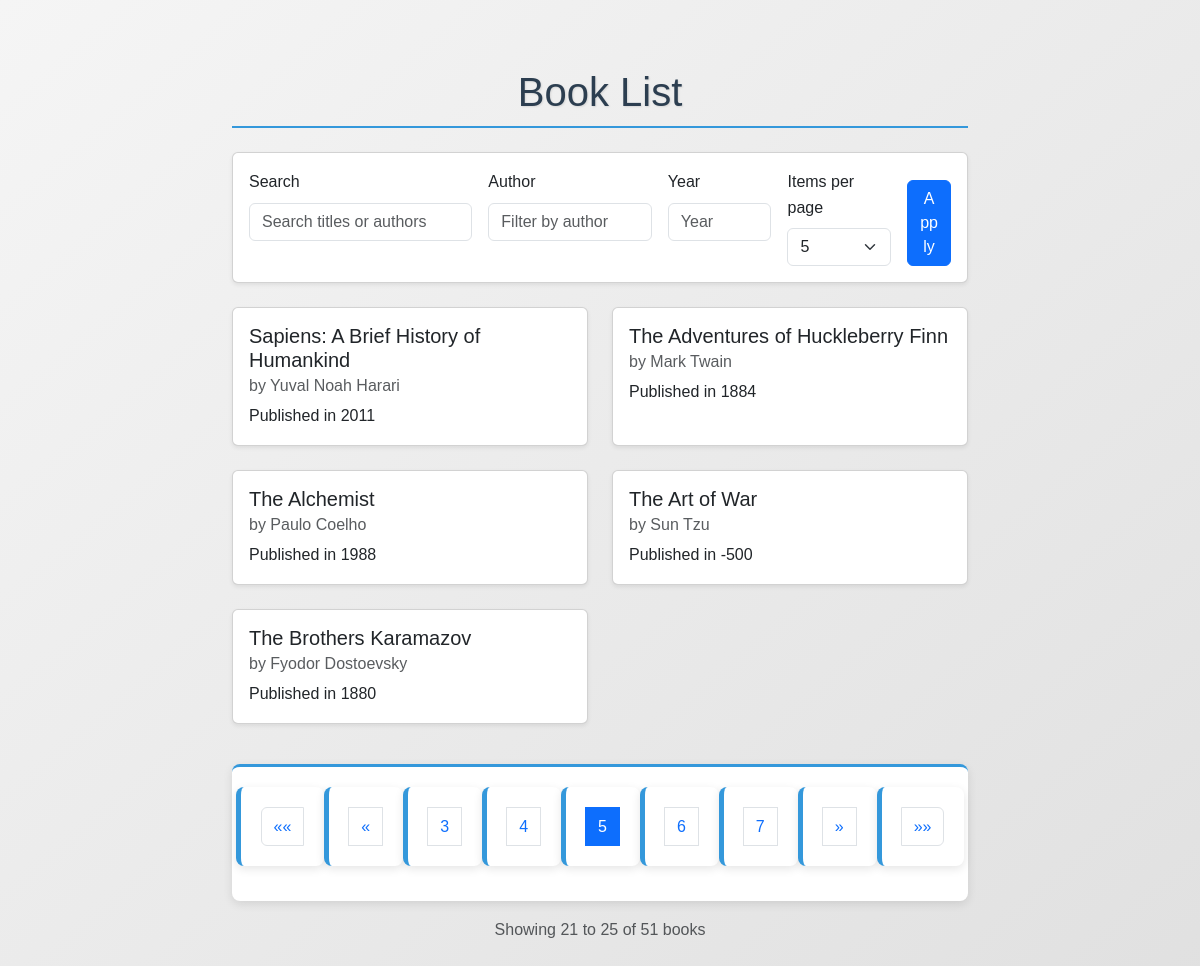
The page /books/?page=5&search=&author=&year=&per_page=5 on the database its author committed.
### books/models.py (models this page shows, shortened)
class Book(models.Model):
    title = models.CharField(max_length=200)
    author = models.CharField(max_length=100)
    published_year = models.IntegerField()

### books/views.py (the view)
# urls.py: path('books/', book_list, name='book_list'),
def book_list(request):
    search_query = request.GET.get('search', '')
    author_filter = request.GET.get('author', '')
    year_filter = request.GET.get('year', '')
    per_page = request.GET.get('per_page', 5)
    try:
        per_page = int(per_page)
    except ValueError:
        per_page = 5
    books = Book.objects.all().order_by('title')
    if search_query:
        books = books.filter(
            Q(title__icontains=search_query) |
            Q(author__icontains=search_query)
        )
    if author_filter:
        books = books.filter(author__icontains=author_filter)
    if year_filter:
        try:
            year = int(year_filter)
            books = books.filter(published_year=year)
        except ValueError:
            pass
    paginator = Paginator(books, per_page)
    page_number = request.GET.get('page')
    page_obj = paginator.get_page(page_number)
    context = {
        'page_obj': page_obj,
        'search_query': search_query,
        'author_filter': author_filter,
        'year_filter': year_filter,
        'per_page': per_page,
        'per_page_options': [5, 10, 20, 50],
    }
    return render(request, 'books/book_list.html', context)

### books/templates/books/book_list.html (shortened to what this page needs)
<!DOCTYPE html>
<html lang="en">
<head>
    {% load static %}
    <link href="https://cdn.jsdelivr.net/npm/bootstrap@5.3.0-alpha1/dist/css/bootstrap.min.css" rel="stylesheet">
    <link rel="stylesheet" href="{% static 'css/styles.css' %}">
</head>
<body class="bg-light">
    <div class="container py-5">
        <h1 class="text-center mb-4">Book List</h1>
        <div class="card mb-4 shadow-sm">
            <div class="card-body">
                <form method="get" class="row g-3">
                    <div class="col-md-4">
                        <label for="search" class="form-label">Search</label>
                        <input type="text" class="form-control" id="search" name="search"
                               value="{{ search_query }}" placeholder="Search titles or authors">
                    </div>
                    <div class="col-md-3">
                        <label for="author" class="form-label">Author</label>
                        <input type="text" class="form-control" id="author" name="author"
                               value="{{ author_filter }}" placeholder="Filter by author">
                    </div>
                    <div class="col-md-2">
                        <label for="year" class="form-label">Year</label>
                        <input type="number" class="form-control" id="year" name="year"
                               value="{{ year_filter }}" placeholder="Year">
                    </div>
                    <div class="col-md-2">
                        <label for="per_page" class="form-label">Items per page</label>
                        <select class="form-select" id="per_page" name="per_page">
                            {% for option in per_page_options %}
                                <option value="{{ option }}" {% if per_page == option %}selected{% endif %}>
                                    {{ option }}
                                </option>
                            {% endfor %}
                        </select>
                    </div>
                    <div class="col-md-1 d-flex align-items-end">
                        <button type="submit" class="btn btn-primary w-100">Apply</button>
                    </div>
                </form>
            </div>
        </div>
        <div class="row row-cols-1 row-cols-md-2 g-4 mb-4">
            {% for book in page_obj %}
                <div class="col">
                    <div class="card h-100 shadow-sm">
                        <div class="card-body">
                            <h5 class="card-title">{{ book.title }}</h5>
                            <h6 class="card-subtitle mb-2 text-muted">by {{ book.author }}</h6>
                            <p class="card-text">Published in {{ book.published_year }}</p>
                        </div>
                    </div>
                </div>
            {% empty %}
                <div class="col-12 text-center">
                    <p class="text-muted">No books found matching your criteria.</p>
                </div>
            {% endfor %}
        </div>
        {% if page_obj.paginator.num_pages > 1 %}
        <nav aria-label="Book pagination">
            <ul class="pagination justify-content-center">
                {% if page_obj.has_previous %}
                    <li class="page-item">
                        <a class="page-link" href="?page=1&search={{ search_query }}&author={{ author_filter }}&year={{ year_filter }}&per_page={{ per_page }}" aria-label="First">
                            <span aria-hidden="true">&laquo;&laquo;</span>
                        </a>
                    </li>
                    <li class="page-item">
                        <a class="page-link" href="?page={{ page_obj.previous_page_number }}&search={{ search_query }}&author={{ author_filter }}&year={{ year_filter }}&per_page={{ per_page }}" aria-label="Previous">
                            <span aria-hidden="true">&laquo;</span>
                        </a>
                    </li>
                {% endif %}
                {% for i in page_obj.paginator.page_range %}
                    {% if page_obj.number == i %}
                        <li class="page-item active"><a class="page-link" href="#">{{ i }}</a></li>
                    {% elif i > page_obj.number|add:'-3' and i < page_obj.number|add:'3' %}
                        <li class="page-item">
                            <a class="page-link" href="?page={{ i }}&search={{ search_query }}&author={{ author_filter }}&year={{ year_filter }}&per_page={{ per_page }}">{{ i }}</a>
                        </li>
                    {% endif %}
                {% endfor %}
                {% if page_obj.has_next %}
                    <li class="page-item">
                        <a class="page-link" href="?page={{ page_obj.next_page_number }}&search={{ search_query }}&author={{ author_filter }}&year={{ year_filter }}&per_page={{ per_page }}" aria-label="Next">
                            <span aria-hidden="true">&raquo;</span>
                        </a>
                    </li>
                    <li class="page-item">
                        <a class="page-link" href="?page={{ page_obj.paginator.num_pages }}&search={{ search_query }}&author={{ author_filter }}&year={{ year_filter }}&per_page={{ per_page }}" aria-label="Last">
                            <span aria-hidden="true">&raquo;&raquo;</span>
                        </a>
                    </li>
                {% endif %}
            </ul>
        </nav>
        {% endif %}
        <div class="text-center mt-3">
            <p class="text-muted">
                Showing {{ page_obj.start_index }} to {{ page_obj.end_index }} of
                {{ page_obj.paginator.count }} books
            </p>
        </div>
    </div>
</body>
</html>

### books/static/css/styles.css (style rules this page uses)
body { font-family: 'Arial', sans-serif; line-height: 1.6; color: #333; max-width: 800px; margin: 0 auto; padding: 20px; background-color: #f5f5f5; background-image: linear-gradient(to bottom right, #f5f5f5, #e0e0e0); min-height: 100vh; }
h1 { color: #2c3e50; text-align: center; margin-bottom: 30px; padding-bottom: 10px; border-bottom: 2px solid #3498db; text-shadow: 1px 1px 2px rgba(0,0,0,0.1); font-size: 2.5rem; }
ul { list-style-type: none; padding: 0; }
li { background-color: white; margin-bottom: 15px; padding: 20px; border-radius: 8px; box-shadow: 0 3px 10px rgba(0,0,0,0.1); transition: all 0.3s ease; border-left: 5px solid #3498db; }
li { position: relative; }
li::after { content: attr(title); position: absolute; top: 5px; right: 10px; font-size: 0.8rem; color: #7f8c8d; }
.pagination { margin-top: 40px; text-align: center; padding: 20px; background-color: white; border-radius: 8px; box-shadow: 0 3px 10px rgba(0,0,0,0.1); border-top: 3px solid #3498db; }

### books/templates/books/book_list.html (style rules this page uses)
.card { transition: transform 0.3s; }

### rows shown on the page
Book: title "Sapiens: A Brief History of Humankind", author "Yuval Noah Harari", published_year "2011"
Book: title "The Adventures of Huckleberry Finn", author "Mark Twain", published_year "1884"
Book: title "The Alchemist", author "Paulo Coelho", published_year "1988"
Book: title "The Art of War", author "Sun Tzu", published_year "-500"
Book: title "The Brothers Karamazov", author "Fyodor Dostoevsky", published_year "1880"

### other values the page prints
{{ i }} "3" "4" "6" "7"
{{ i }} "5"
{{ page_obj.start_index }} "21"
{{ page_obj.end_index }} "25"
{{ page_obj.paginator.count }} "51"
form field per_page "5"
